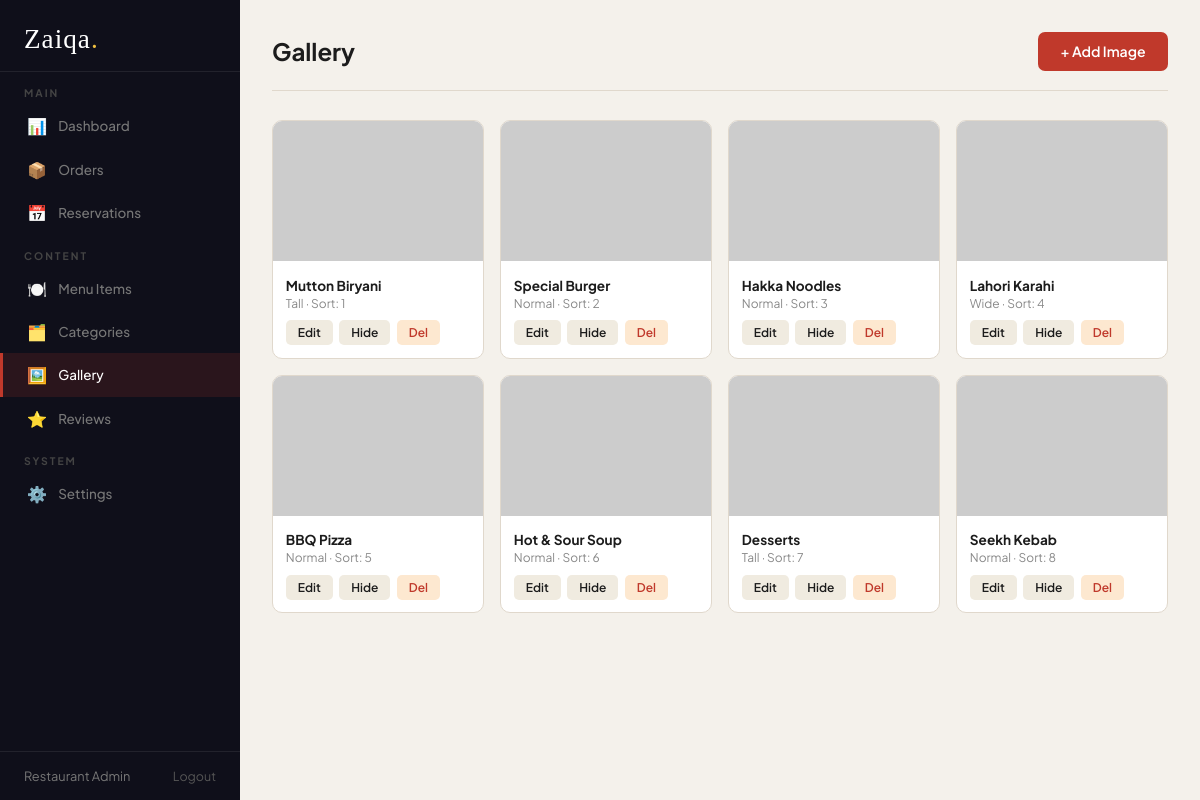
Page /admin/gallery.php (signed in) on the committed database.
### tables this page shows
CREATE TABLE `gallery` (
  `id`         INT          NOT NULL AUTO_INCREMENT,
  `title`      VARCHAR(100) DEFAULT NULL,
  `image_url`  VARCHAR(500) NOT NULL,
  `span_class` VARCHAR(20)  DEFAULT NULL,
  `sort_order` INT          NOT NULL DEFAULT 0,
  `active`     TINYINT(1)   NOT NULL DEFAULT 1,
  PRIMARY KEY (`id`),
  KEY `idx_gallery_active` (`active`)
);

### admin/gallery.php (the view, shortened to what this page needs)
<?php
$pdo = db();
$items = $pdo->query("SELECT * FROM gallery ORDER BY sort_order, id")->fetchAll();
?>
<!DOCTYPE html>
<html lang="en">
<head>
<link rel="stylesheet" href="../assets/css/admin.css"/>
</head>
<body>
<?php include '_sidebar.php'; ?>
<main class="admin-main">
  <div class="admin-header">
    <h1>Gallery</h1>
    <button class="btn-primary" onclick="toggleForm()">+ Add Image</button>
  </div>
  <div class="gallery-admin-grid">
    <?php foreach($items as $g): ?>
    <div class="g-admin-card <?= !$g['active']?'hidden-card':'' ?>">
      <img src="<?= htmlspecialchars($g['image_url']) ?>" alt="<?= htmlspecialchars($g['title']??'') ?>"
           onerror="this.src='https://via.placeholder.com/300x200?text=No+Image'"/>
      <div class="g-admin-info">
        <strong><?= htmlspecialchars($g['title']??'Untitled') ?></strong>
        <span style="font-size:.75rem;color:#888"><?= $g['span_class']?ucfirst($g['span_class']):'Normal' ?> · Sort: <?= $g['sort_order'] ?></span>
        <div class="g-admin-actions">
          <a href="gallery.php?edit=<?=$g['id']?>" class="mini-btn">Edit</a>
          <a href="gallery.php?toggle=<?=$g['id']?>" class="mini-btn"><?= $g['active']?'Hide':'Show' ?></a>
          <a href="gallery.php?delete=<?=$g['id']?>" class="mini-btn danger" onclick="return confirm('Delete?')">Del</a>
        </div>
      </div>
    </div>
    <?php endforeach; ?>
  </div>
</main>
</body>
</html>

### admin/_sidebar.php (shortened to what this page needs)
<?php
$current = basename($_SERVER['PHP_SELF']);
function navItem($file, $label, $icon, $current, $badge=0) {
    $active = ($current === $file) ? 'active' : '';
    $b = $badge ? "<span class='nav-badge'>$badge</span>" : '';
    echo "<a href='$file' class='nav-item $active'><span class='nav-icon'>$icon</span>$label$b</a>";
}
?>
<nav class="admin-sidebar">
  <div class="sidebar-logo">Zaiqa<span>.</span></div>
  <div class="sidebar-section">Main</div>
  <?php navItem('index.php',        'Dashboard',    '📊', $current) ?>
  <div class="sidebar-section">Content</div>
  <div class="sidebar-section">System</div>
  <div class="sidebar-footer">
    <span><?= htmlspecialchars($_SESSION['admin_name'] ?? 'Admin') ?></span>
    <a href="logout.php">Logout</a>
  </div>
</nav>

### assets/css/admin.css (style rules this page uses)
:root { --red: #c0392b; --red2: #e74c3c; --gold: #d4a017; --gold2: #f0c040; --dark: #1c1c1c; --dark2: #111; --sidebar-bg: #0f0f1a; --sidebar-w: 240px; --blue: #3498db; --green: #27ae60; --orange: #e67e22; --purple: #9b59b6; --cream: #fffaf4; --border: #e0d8cc; --muted: #888; }
* { margin: 0; padding: 0; box-sizing: border-box }
html { scroll-behavior: smooth }
body { font-family: 'Plus Jakarta Sans', sans-serif; background: #f4f1eb; color: var(--dark); display: flex; min-height: 100vh; font-size: 14px }
.admin-sidebar { width: var(--sidebar-w); background: var(--sidebar-bg); min-height: 100vh; position: fixed; top: 0; left: 0; display: flex; flex-direction: column; padding: 0; z-index: 100; overflow-y: auto }
.sidebar-logo { font-family: 'Playfair Display', serif; font-size: 1.7rem; color: #fff; padding: 1.5rem 1.5rem 1rem; letter-spacing: 1px; border-bottom: 1px solid rgba(255, 255, 255, .08) }
.sidebar-logo span { color: var(--gold2) }
.sidebar-section { font-size: .65rem; letter-spacing: 2px; text-transform: uppercase; color: #444; padding: .9rem 1.5rem .3rem; font-weight: 700 }
.nav-item { display: flex; align-items: center; gap: .7rem; padding: .7rem 1.5rem; color: #777; text-decoration: none; font-size: .84rem; font-weight: 500; transition: all .2s; position: relative; border-left: 3px solid transparent }
.nav-item.active { color: #fff; background: rgba(192, 57, 43, .15); border-left-color: var(--red) }
.nav-icon { font-size: 1rem; width: 20px; text-align: center }
.sidebar-footer { margin-top: auto; padding: 1rem 1.5rem; border-top: 1px solid rgba(255, 255, 255, .08); display: flex; justify-content: space-between; align-items: center; font-size: .8rem }
.sidebar-footer span { color: #777; overflow: hidden; text-overflow: ellipsis; white-space: nowrap; max-width: 120px }
.sidebar-footer a { color: #555; text-decoration: none; font-size: .78rem; transition: color .2s }
.admin-main { margin-left: var(--sidebar-w); flex: 1; padding: 2rem; min-height: 100vh }
.admin-header { display: flex; align-items: center; justify-content: space-between; margin-bottom: 1.8rem; padding-bottom: 1.2rem; border-bottom: 1px solid var(--border) }
.admin-header h1 { font-size: 1.5rem; font-weight: 700; color: var(--dark) }
.btn-primary { background: var(--red); color: #fff; border: none; padding: .65rem 1.4rem; border-radius: 7px; font-size: .88rem; font-weight: 600; cursor: pointer; font-family: 'Plus Jakarta Sans', sans-serif; transition: background .2s; text-decoration: none; display: inline-block }
.mini-btn { background: #f0ebe0; color: var(--dark); border: none; padding: .3rem .75rem; border-radius: 5px; font-size: .75rem; font-weight: 600; cursor: pointer; font-family: 'Plus Jakarta Sans', sans-serif; transition: all .2s; text-decoration: none; display: inline-block }
.mini-btn.danger { background: #fde8d0; color: var(--red) }
.gallery-admin-grid { display: grid; grid-template-columns: repeat(auto-fill, minmax(200px, 1fr)); gap: 1rem; margin-top: 1.2rem }
.g-admin-card { background: #fff; border: 1px solid var(--border); border-radius: 10px; overflow: hidden }
.g-admin-card img { width: 100%; height: 140px; object-fit: cover }
.g-admin-info { padding: .8rem }
.g-admin-info strong { font-size: .85rem; display: block; margin-bottom: 2px }
.g-admin-info span { font-size: .75rem; color: var(--muted); display: block; margin-bottom: .6rem }
.g-admin-actions { display: flex; gap: .4rem }

### rows in the picture
gallery: title "Mutton Biryani", span_class "Tall", sort_order "1", active "Hide"
gallery: title "Special Burger", shows "Normal", sort_order "2", active "Hide"
gallery: title "Hakka Noodles", shows "Normal", sort_order "3", active "Hide"
gallery: title "Lahori Karahi", span_class "Wide", sort_order "4", active "Hide"
gallery: title "BBQ Pizza", shows "Normal", sort_order "5", active "Hide"
gallery: title "Hot & Sour Soup", shows "Normal", sort_order "6", active "Hide"
gallery: title "Desserts", span_class "Tall", sort_order "7", active "Hide"
gallery: title "Seekh Kebab", shows "Normal", sort_order "8", active "Hide"

### other values in the picture
$icon "📊 📦 📅 🍽️ 🗂️ 🖼️ ⭐ ⚙️"
$label "Dashboard Orders Reservations Menu Items Categories Gallery Reviews Settings"
$_SESSION['admin_name'] "Restaurant Admin"
